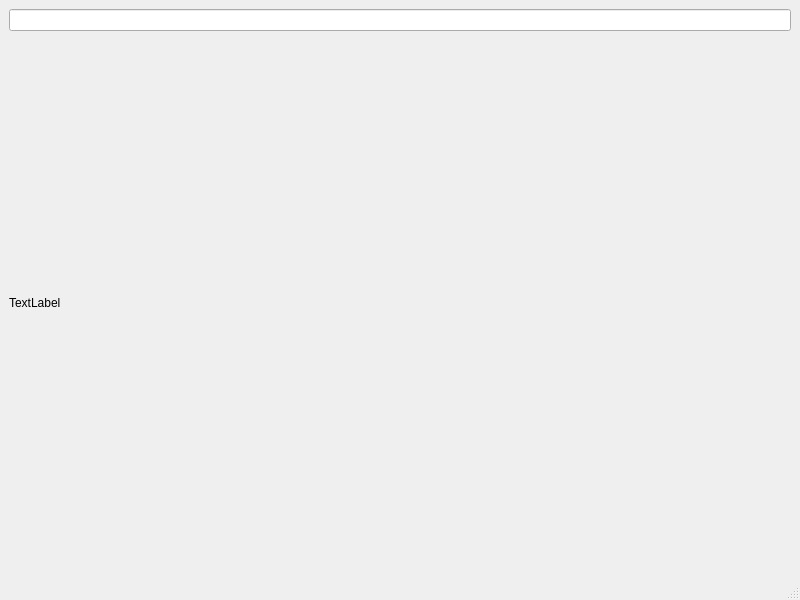
<?xml version="1.0" encoding="UTF-8"?>
<ui version="4.0">
 <class>MainWindow</class>
 <widget class="QMainWindow" name="MainWindow">
  <property name="geometry">
   <rect>
    <x>0</x>
    <y>0</y>
    <width>800</width>
    <height>600</height>
   </rect>
  </property>
  <property name="windowTitle">
   <string>Check Phone Number</string>
  </property>
  <widget class="QWidget" name="centralwidget">
   <layout class="QVBoxLayout" name="verticalLayout">
    <item>
     <widget class="QLineEdit" name="lineEdit"/>
    </item>
    <item>
     <widget class="QLabel" name="label">
      <property name="text">
       <string>TextLabel</string>
      </property>
     </widget>
    </item>
   </layout>
  </widget>
  <widget class="QStatusBar" name="statusbar"/>
  <widget class="QMenuBar" name="menubar">
   <property name="geometry">
    <rect>
     <x>0</x>
     <y>0</y>
     <width>800</width>
     <height>25</height>
    </rect>
   </property>
  </widget>
 </widget>
 <resources/>
 <connections/>
</ui>
